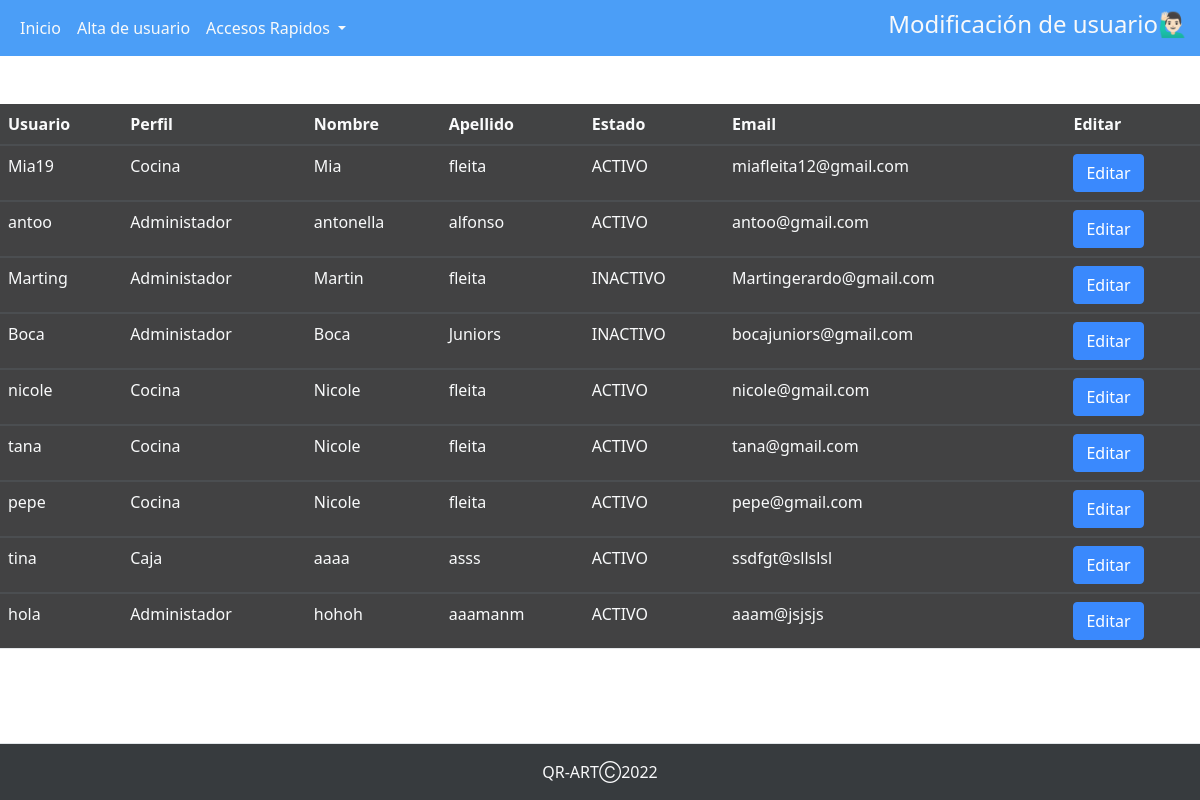
The app's page /perfiles/perfil_admin/abm_user/tablamodificacion.php, older data.
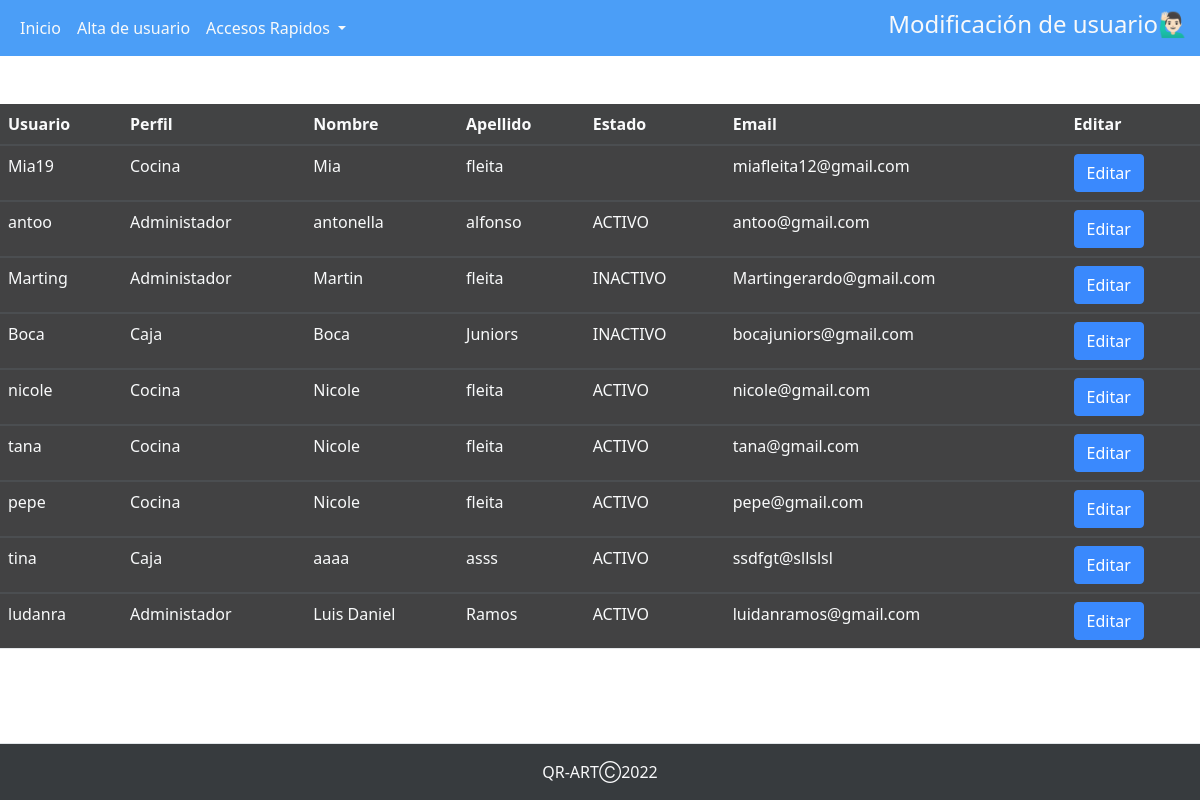
The same page, newer data.
### tables this page shows
CREATE TABLE `usuarios` (
  `usuario` text NOT NULL,
  `contrasena` varchar(100) NOT NULL,
  `cod_perfil` int(2) NOT NULL,
  `nombre_usu` text NOT NULL,
  `apellido_usu` text NOT NULL,
  `est_baja_usu` text NOT NULL,
  `email_usu` text NOT NULL,
  `id_usuario` int(11) NOT NULL,
  `token` varchar(100) NOT NULL
);

CREATE TABLE `perfiles` (
  `cod_perfil` int(6) NOT NULL,
  `nombre_perfil` text NOT NULL
);

### perfiles/perfil_admin/abm_user/tablamodificacion.php (the view, shortened to what this page needs)
<?php
$conexion=mysqli_connect("localhost","root","","qr_art");
?>
<!DOCTYPE html>
<html lang="en">
<head>
    <link rel="stylesheet" href="https://cdnjs.cloudflare.com/ajax/libs/twitter-bootstrap/5.1.3/css/bootstrap.min.css">
    <link rel="stylesheet" href="https://cdn.datatables.net/1.12.1/css/dataTables.bootstrap5.min.css">
   <link href="https://cdn.jsdelivr.net/npm/bootstrap@5.0.2/dist/css/bootstrap.min.css" rel="stylesheet">
    <link rel="stylesheet " href="../../../assets/stylesnav.css">
    <link rel="stylesheet " href="../../../assets/back.css">
    <link rel="stylesheet " href="../../../assets/table.css">
</head>
<body>
<nav class="navbar navbar-expand-lg ">
  <div class="container-fluid">
    <div class="collapse navbar-collapse" id="navbarSupportedContent">
      <ul class="navbar-nav me-auto mb-2 mb-lg-0">
        <li class="nav-item">
          <a class="nav-link active text-light" aria-current="page" href="../perfil_admin.php">Inicio</a>
        </li>
        <li class="nav-item">
          <a class="nav-link text-light" href="./abm_usuarios.php">Alta de usuario</a>
        </li>
        <li class="nav-item dropdown text-light">
          <a class="nav-link dropdown-toggle text-light" href="#" id="navbarDropdown" role="button" data-bs-toggle="dropdown" aria-expanded="false">
            Accesos Rapidos
          </a>
        </li>
      </ul>
      <h4 class="text-sm-center text-light">Modificación de usuario🙋🏻‍♂️</h4>
    </div>
  </div>
</nav>
<br>
<br>
    <table id="usuarios" name="usuarios" class="table table-striped" style="width:100%" class="text-light">
        <thead>
            <tr class="text-light">
                <th class="text-light">Usuario</th>
                <th class="text-light">Perfil</th>
                <th class="text-light">Nombre</th>
                <th class="text-light">Apellido</th>
                <th class="text-light">Estado</th>
                <th class="text-light">Email</th>
                <th class="text-light">Editar</th>
            </tr>
        </thead>
        <?php
        $sql="SELECT u.apellido_usu, u.email_usu, u.est_baja_usu, u.id_usuario, u.nombre_usu, u.usuario, p.nombre_perfil FROM usuarios u INNER JOIN perfiles p ON u.cod_perfil = p.cod_perfil ";
        $result=mysqli_query($conexion, $sql);
        $resultado=mysqli_num_rows( $result);
        if($resultado > 0){
        while($mostrar=mysqli_fetch_array($result)){
        ?>
        <tbody>
            <tr>
                <td class="text-light" ><?php echo $mostrar['usuario'] ?></td>
                <td class="text-light"><?php echo $mostrar['nombre_perfil'] ?></td>
                <td class="text-light"><?php echo $mostrar['nombre_usu'] ?></td>
                <td class="text-light"><?php echo $mostrar['apellido_usu'] ?></td>
                <td class="text-light"><?php echo $mostrar['est_baja_usu'] ?></td>
                <td class="text-light"><?php echo $mostrar['email_usu'] ?></td>
                <td>
                <a class= "btn btn-primary" href="/QR-ART/php/Actualizar.php?id=<?php echo $mostrar['id_usuario']?>" >Editar</a>
                 </td>
            </tr>
        </tbody>
        <?php
        }
      }
        ?>
    </table>
    <footer class="py-3 mt-5 border-top bg-dark fixed-bottom">
            <p class="col-md-12 mb-0 text-light text-center">QR-ARTⒸ2022</p>
    </footer>
</body>
</html>

Row changes from the older to the newer data that the page shows:
removed usuarios: usuario "hola", cod_perfil.nombre_perfil "Administador", nombre_usu "hohoh", apellido_usu "aaamanm", est_baja_usu "ACTIVO", email_usu "aaam@jsjsjs"
changed usuarios "Mia19": est_baja_usu "ACTIVO" → (not shown)
changed usuarios "Boca": cod_perfil.nombre_perfil "Administador" → "Caja"
now on this page (row edited): usuarios: usuario "ludanra", cod_perfil.nombre_perfil "Administador", nombre_usu "Luis Daniel", apellido_usu "Ramos", est_baja_usu "ACTIVO", email_usu "luidanramos@gmail.com"
